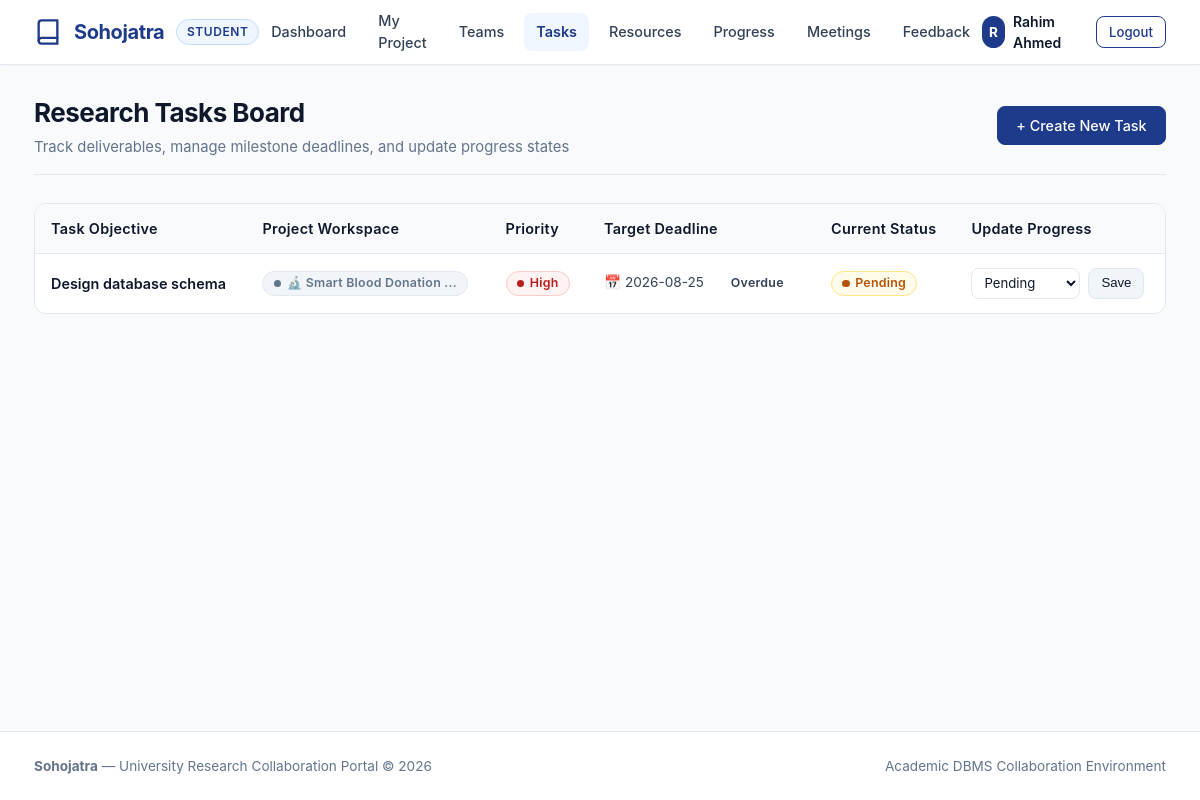
Page /update_task.php (signed in) on the committed database.
### tables this page shows
CREATE TABLE `tasks` (
  `Task_ID` int(11) NOT NULL,
  `Status` varchar(30) NOT NULL,
  `Priority` varchar(20) NOT NULL,
  `Title` varchar(150) NOT NULL,
  `Student_ID` int(11) DEFAULT NULL,
  `Deadline` date NOT NULL
);

CREATE TABLE `project` (
  `Project_ID` int(11) NOT NULL,
  `Title` varchar(150) NOT NULL,
  `Student_ID` int(11) DEFAULT NULL,
  `Domain` varchar(50) DEFAULT NULL,
  `Admin_ID` int(11) DEFAULT NULL,
  `Description` text DEFAULT NULL,
  `Status` varchar(30) NOT NULL,
  `Creation_Date` date NOT NULL
);

### update_task.php (the view, shortened to what this page needs)
<?php
include 'db.php';
$student_id = (int)$_SESSION['user_id'];
$today = date('Y-m-d');
$stmt = $conn->prepare("SELECT t.Task_ID, t.Status, t.Priority, t.Title, t.Deadline, p.Project_ID, p.Title AS Project_Title
                        FROM tasks t
                        LEFT JOIN contains c ON t.Task_ID = c.Task_ID
                        LEFT JOIN project p ON c.Project_ID = p.Project_ID
                        WHERE t.Student_ID = ?
                        ORDER BY (t.Status = 'Completed') ASC, t.Deadline ASC");
$stmt->bind_param("i", $student_id);
$stmt->execute();
$result = $stmt->get_result();
include 'includes/header.php';
include 'includes/navbar.php';
?>
<main class="main-content">
    <div class="container">
        <div class="page-header">
            <div>
                <h1 class="page-title">Research Tasks Board</h1>
                <p class="page-subtitle">Track deliverables, manage milestone deadlines, and update progress states</p>
            </div>
            <div class="page-actions">
                <a href="create_task.php" class="btn btn-primary">+ Create New Task</a>
            </div>
        </div>
        <?php if ($result && $result->num_rows > 0): ?>
            <div class="table-responsive">
                <table class="table">
                    <thead>
                        <tr>
                            <th>Task Objective</th>
                            <th>Project Workspace</th>
                            <th>Priority</th>
                            <th>Target Deadline</th>
                            <th>Current Status</th>
                            <th>Update Progress</th>
                        </tr>
                    </thead>
                    <tbody>
                        <?php while ($row = $result->fetch_assoc()): ?>
                            <?php
                            $is_done = (strcasecmp($row['Status'], 'Completed') === 0);
                            $p_class = 'badge-low';
                            if (strcasecmp($row['Priority'], 'High') === 0) $p_class = 'badge-high';
                            elseif (strcasecmp($row['Priority'], 'Medium') === 0) $p_class = 'badge-medium';
                            $s_class = $is_done ? 'badge-completed' : ((strcasecmp($row['Status'], 'In Progress') === 0) ? 'badge-active' : 'badge-pending');
                            $due_tag = '';
                            if ($is_done) {
                                $due_tag = '<span class="badge badge-completed">Done</span>';
                            } elseif ($row['Deadline'] < $today) {
                                $due_tag = '<span class="badge badge-danger">Overdue</span>';
                            } elseif ($row['Deadline'] === $today) {
                                $due_tag = '<span class="badge badge-warning">Due Today</span>';
                            } else {
                                $due_tag = '<span class="badge badge-low">Upcoming</span>';
                            }
                            ?>
                            <tr>
                                <td style="max-width: 300px; <?php echo $is_done ? 'text-decoration: line-through; opacity: 0.7;' : 'font-weight: 600; color: var(--text-main);'; ?>">
                                    <?php echo htmlspecialchars($row['Title']); ?>
                                </td>
                                <td>
                                    <?php if (!empty($row['Project_Title'])): ?>
                                        <a href="view_project.php?id=<?php echo $row['Project_ID']; ?>" class="badge badge-low" style="text-decoration: none;">
                                            &#128300; <?php echo htmlspecialchars(mb_strimwidth($row['Project_Title'], 0, 24, "...")); ?>
                                        </a>
                                    <?php else: ?>
                                        <span style="color: var(--text-muted); font-size: 0.8rem;">General Task</span>
                                    <?php endif; ?>
                                </td>
                                <td>
                                    <span class="badge <?php echo $p_class; ?>">
                                        <?php echo htmlspecialchars($row['Priority']); ?>
                                    </span>
                                </td>
                                <td style="white-space: nowrap; font-size: 0.85rem;">
                                    &#128197; <?php echo htmlspecialchars($row['Deadline']); ?> <?php echo $due_tag; ?>
                                </td>
                                <td>
                                    <span class="badge <?php echo $s_class; ?>">
                                        <?php echo htmlspecialchars($row['Status']); ?>
                                    </span>
                                </td>
                                <td>
                                    <form method="POST" style="display: flex; gap: 0.5rem; align-items: center; margin: 0;">
                                        <select name="status" class="form-select" style="padding: 0.35rem 0.5rem; font-size: 0.825rem; width: auto;">
                                            <option value="Pending" <?php if ($row['Status'] === 'Pending') echo 'selected'; ?>>Pending</option>
                                        </select>
                                        <button type="submit" class="btn btn-sm btn-secondary">
                                            Save
                                        </button>
                                    </form>
                                </td>
                            </tr>
                        <?php endwhile; ?>
                    </tbody>
                </table>
            </div>
        <?php endif; ?>
    </div>
</main>
<?php include 'includes/footer.php'; ?>

### rows in the picture
tasks: Title "Design database schema", project.Title "Smart Blood Donation ...", Priority "High", Deadline "2026-08-25", shows "Overdue", Status "Pending", status "Pending"

### other values in the picture
$role "STUDENT"
$user_initial "R"
$user_name "Rahim Ahmed"
